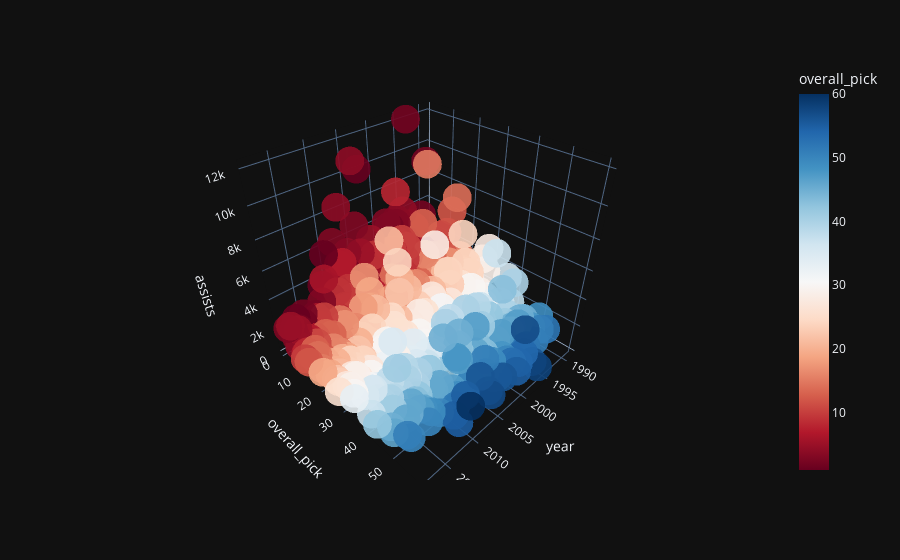

The cell this chart's notebook holds for it:
### Code cell
df = df[df["games"] > 245] #Ensure players have played 3 seasons worth of games

fig = px.scatter_3d(df, x = "year", y = "overall_pick" , z = "assists",
                    opacity = 0.9, hover_data = ["player"],
                    color = "overall_pick", color_continuous_scale = "RdBu")

fig.update_traces(marker = dict(size = 10)) #make markers smaller
fig.update_layout(template="plotly_dark")

fig.show()

#Here the correlation can still be seen, but more lower draft picks amount to higher total assists, such as steve nash and rondo

### Figure 1 — Plotly figure (JSON) as saved in the notebook; plotly's stock layout.template omitted (floating-point values rounded to 4 significant figures; data arrays with more than 128 entries replaced by an {"elided": "..."} marker saying what was removed)
{"data": [{"customdata": {"elided": "817x1 str values"}, "hovertemplate": "year=%{x}<br>overall_pick=%{marker.color}<br>assists=%{z}<br>player=%{customdata[0]}<extra></extra>", "legendgroup": "", "marker": {"color": {"elided": "817 int values"}, "coloraxis": "coloraxis", "opacity": 0.9, "size": 10, "symbol": "circle"}, "mode": "markers", "name": "", "scene": "scene", "showlegend": false, "type": "scatter3d", "x": {"elided": "817 int values"}, "y": {"elided": "817 int values"}, "z": {"elided": "817 int values"}}], "layout": {"coloraxis": {"colorbar": {"title": {"text": "overall_pick"}}, "colorscale": [[0, "rgb(103,0,31)"], [0.1, "rgb(178,24,43)"], [0.2, "rgb(214,96,77)"], [0.3, "rgb(244,165,130)"], [0.4, "rgb(253,219,199)"], [0.5, "rgb(247,247,247)"], [0.6, "rgb(209,229,240)"], [0.7, "rgb(146,197,222)"], [0.8, "rgb(67,147,195)"], [0.9, "rgb(33,102,172)"], [1, "rgb(5,48,97)"]]}, "legend": {"tracegroupgap": 0}, "margin": {"t": 60}, "scene": {"domain": {"x": [0, 1], "y": [0, 1]}, "xaxis": {"title": {"text": "year"}}, "yaxis": {"title": {"text": "overall_pick"}}, "zaxis": {"title": {"text": "assists"}}}}}
